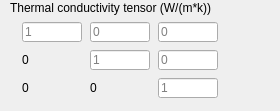
    <widget class="QWidget" name="page_7">
     <widget class="QLabel" name="label_5">
      <property name="geometry">
       <rect>
        <x>10</x>
        <y>0</y>
        <width>261</width>
        <height>16</height>
       </rect>
      </property>
      <property name="text">
       <string>Thermal conductivity tensor (W/(m*k))</string>
      </property>
     </widget>
     <widget class="QWidget" name="layoutWidget_8">
      <property name="geometry">
       <rect>
        <x>20</x>
        <y>20</y>
        <width>202</width>
        <height>82</height>
       </rect>
      </property>
      <layout class="QGridLayout" name="gridLayout_8">
       <item row="0" column="0">
        <widget class="QLineEdit" name="kPhase11">
         <property name="minimumSize">
          <size>
           <width>60</width>
           <height>20</height>
          </size>
         </property>
         <property name="maximumSize">
          <size>
           <width>60</width>
           <height>20</height>
          </size>
         </property>
         <property name="placeholderText">
          <string>1</string>
         </property>
        </widget>
       </item>
       <item row="0" column="1">
        <widget class="QLineEdit" name="kPhase12">
         <property name="minimumSize">
          <size>
           <width>60</width>
           <height>20</height>
          </size>
         </property>
         <property name="maximumSize">
          <size>
           <width>60</width>
           <height>20</height>
          </size>
         </property>
         <property name="placeholderText">
          <string>0</string>
         </property>
        </widget>
       </item>
       <item row="0" column="2">
        <widget class="QLineEdit" name="kPhase13">
         <property name="minimumSize">
          <size>
           <width>60</width>
           <height>20</height>
          </size>
         </property>
         <property name="maximumSize">
          <size>
           <width>60</width>
           <height>20</height>
          </size>
         </property>
         <property name="placeholderText">
          <string>0</string>
         </property>
        </widget>
       </item>
       <item row="1" column="1">
        <widget class="QLineEdit" name="kPhase22">
         <property name="minimumSize">
          <size>
           <width>60</width>
           <height>20</height>
          </size>
         </property>
         <property name="maximumSize">
          <size>
           <width>60</width>
           <height>20</height>
          </size>
         </property>
         <property name="placeholderText">
          <string>1</string>
         </property>
        </widget>
       </item>
       <item row="1" column="2">
        <widget class="QLineEdit" name="kPhase23">
         <property name="minimumSize">
          <size>
           <width>60</width>
           <height>20</height>
          </size>
         </property>
         <property name="maximumSize">
          <size>
           <width>60</width>
           <height>20</height>
          </size>
         </property>
         <property name="placeholderText">
          <string>0</string>
         </property>
        </widget>
       </item>
       <item row="2" column="2">
        <widget class="QLineEdit" name="kPhase33">
         <property name="minimumSize">
          <size>
           <width>60</width>
           <height>20</height>
          </size>
         </property>
         <property name="maximumSize">
          <size>
           <width>60</width>
           <height>20</height>
          </size>
         </property>
         <property name="placeholderText">
          <string>1</string>
         </property>
        </widget>
       </item>
       <item row="1" column="0">
        <widget class="QLabel" name="kPhase21">
         <property name="text">
          <string>0</string>
         </property>
        </widget>
       </item>
       <item row="2" column="0">
        <widget class="QLabel" name="kPhase31">
         <property name="text">
          <string>0</string>
         </property>
        </widget>
       </item>
       <item row="2" column="1">
        <widget class="QLabel" name="kPhase32">
         <property name="text">
          <string>0</string>
         </property>
        </widget>
       </item>
      </layout>
     </widget>
    </widget>
